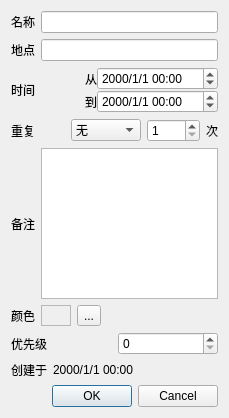
<?xml version="1.0" encoding="UTF-8"?>
<ui version="4.0">
 <class>EventSettingDialog</class>
 <widget class="QDialog" name="EventSettingDialog">
  <property name="geometry">
   <rect>
    <x>0</x>
    <y>0</y>
    <width>229</width>
    <height>418</height>
   </rect>
  </property>
  <property name="sizePolicy">
   <sizepolicy hsizetype="Fixed" vsizetype="Fixed">
    <horstretch>0</horstretch>
    <verstretch>0</verstretch>
   </sizepolicy>
  </property>
  <property name="windowTitle">
   <string>新建事件</string>
  </property>
  <property name="styleSheet">
   <string notr="true"/>
  </property>
  <layout class="QVBoxLayout" name="verticalLayout_2">
   <item>
    <layout class="QHBoxLayout" name="horizontalLayout">
     <item>
      <widget class="QLabel" name="label">
       <property name="text">
        <string>名称</string>
       </property>
      </widget>
     </item>
     <item>
      <widget class="QLineEdit" name="name"/>
     </item>
    </layout>
   </item>
   <item>
    <layout class="QHBoxLayout" name="horizontalLayout_2">
     <item>
      <widget class="QLabel" name="label_2">
       <property name="text">
        <string>地点</string>
       </property>
      </widget>
     </item>
     <item>
      <widget class="QLineEdit" name="address"/>
     </item>
    </layout>
   </item>
   <item>
    <layout class="QHBoxLayout" name="horizontalLayout_7">
     <item>
      <widget class="QLabel" name="label_3">
       <property name="text">
        <string>时间</string>
       </property>
      </widget>
     </item>
     <item>
      <layout class="QVBoxLayout" name="verticalLayout">
       <property name="spacing">
        <number>0</number>
       </property>
       <item>
        <layout class="QHBoxLayout" name="horizontalLayout_3">
         <item>
          <widget class="QLabel" name="label_7">
           <property name="text">
            <string>从</string>
           </property>
          </widget>
         </item>
         <item>
          <widget class="QDateTimeEdit" name="tBegin">
           <property name="displayFormat">
            <string>yyyy/M/d HH:mm</string>
           </property>
          </widget>
         </item>
        </layout>
       </item>
       <item>
        <layout class="QHBoxLayout" name="horizontalLayout_6">
         <item>
          <widget class="QLabel" name="label_8">
           <property name="text">
            <string>到</string>
           </property>
          </widget>
         </item>
         <item>
          <widget class="QDateTimeEdit" name="tEnd">
           <property name="displayFormat">
            <string>yyyy/M/d HH:mm</string>
           </property>
          </widget>
         </item>
        </layout>
       </item>
      </layout>
     </item>
    </layout>
   </item>
   <item>
    <layout class="QHBoxLayout" name="horizontalLayout_5">
     <item>
      <widget class="QLabel" name="label_5">
       <property name="text">
        <string>重复</string>
       </property>
      </widget>
     </item>
     <item>
      <widget class="QComboBox" name="repeatType">
       <property name="sizePolicy">
        <sizepolicy hsizetype="Minimum" vsizetype="Fixed">
         <horstretch>0</horstretch>
         <verstretch>0</verstretch>
        </sizepolicy>
       </property>
       <property name="minimumSize">
        <size>
         <width>70</width>
         <height>0</height>
        </size>
       </property>
       <item>
        <property name="text">
         <string>无</string>
        </property>
       </item>
       <item>
        <property name="text">
         <string>每天</string>
        </property>
       </item>
       <item>
        <property name="text">
         <string>每周</string>
        </property>
       </item>
       <item>
        <property name="text">
         <string>每月</string>
        </property>
       </item>
       <item>
        <property name="text">
         <string>每年</string>
        </property>
       </item>
      </widget>
     </item>
     <item>
      <widget class="QSpinBox" name="repeatTimes">
       <property name="minimum">
        <number>1</number>
       </property>
      </widget>
     </item>
     <item>
      <widget class="QLabel" name="label_6">
       <property name="sizePolicy">
        <sizepolicy hsizetype="Fixed" vsizetype="Preferred">
         <horstretch>0</horstretch>
         <verstretch>0</verstretch>
        </sizepolicy>
       </property>
       <property name="text">
        <string>次</string>
       </property>
      </widget>
     </item>
    </layout>
   </item>
   <item>
    <layout class="QHBoxLayout" name="horizontalLayout_4">
     <item>
      <widget class="QLabel" name="label_4">
       <property name="text">
        <string>备注</string>
       </property>
      </widget>
     </item>
     <item>
      <widget class="QTextEdit" name="note"/>
     </item>
    </layout>
   </item>
   <item>
    <layout class="QHBoxLayout" name="horizontalLayout_8">
     <item>
      <widget class="QLabel" name="label_9">
       <property name="text">
        <string>颜色</string>
       </property>
      </widget>
     </item>
     <item>
      <widget class="QFrame" name="colorShow">
       <property name="sizePolicy">
        <sizepolicy hsizetype="Minimum" vsizetype="Preferred">
         <horstretch>0</horstretch>
         <verstretch>0</verstretch>
        </sizepolicy>
       </property>
       <property name="minimumSize">
        <size>
         <width>30</width>
         <height>0</height>
        </size>
       </property>
       <property name="autoFillBackground">
        <bool>true</bool>
       </property>
       <property name="frameShape">
        <enum>QFrame::StyledPanel</enum>
       </property>
       <property name="frameShadow">
        <enum>QFrame::Raised</enum>
       </property>
      </widget>
     </item>
     <item>
      <widget class="QToolButton" name="colorButton">
       <property name="text">
        <string>...</string>
       </property>
      </widget>
     </item>
     <item>
      <spacer name="horizontalSpacer">
       <property name="orientation">
        <enum>Qt::Horizontal</enum>
       </property>
       <property name="sizeHint" stdset="0">
        <size>
         <width>40</width>
         <height>20</height>
        </size>
       </property>
      </spacer>
     </item>
    </layout>
   </item>
   <item>
    <layout class="QHBoxLayout" name="horizontalLayout_9">
     <item>
      <widget class="QLabel" name="label_10">
       <property name="text">
        <string>优先级</string>
       </property>
      </widget>
     </item>
     <item>
      <widget class="QSpinBox" name="priority">
       <property name="maximum">
        <number>3</number>
       </property>
      </widget>
     </item>
    </layout>
   </item>
   <item>
    <layout class="QHBoxLayout" name="horizontalLayout_10">
     <item>
      <widget class="QLabel" name="label_11">
       <property name="text">
        <string>创建于</string>
       </property>
      </widget>
     </item>
     <item>
      <widget class="QLabel" name="createTime">
       <property name="sizePolicy">
        <sizepolicy hsizetype="Expanding" vsizetype="Preferred">
         <horstretch>0</horstretch>
         <verstretch>0</verstretch>
        </sizepolicy>
       </property>
       <property name="text">
        <string>2000/1/1 00:00</string>
       </property>
      </widget>
     </item>
    </layout>
   </item>
   <item>
    <widget class="QDialogButtonBox" name="buttonBox">
     <property name="orientation">
      <enum>Qt::Horizontal</enum>
     </property>
     <property name="standardButtons">
      <set>QDialogButtonBox::Cancel|QDialogButtonBox::Ok</set>
     </property>
    </widget>
   </item>
  </layout>
 </widget>
 <resources/>
 <connections>
  <connection>
   <sender>buttonBox</sender>
   <signal>accepted()</signal>
   <receiver>EventSettingDialog</receiver>
   <slot>accept()</slot>
   <hints>
    <hint type="sourcelabel">
     <x>248</x>
     <y>254</y>
    </hint>
    <hint type="destinationlabel">
     <x>157</x>
     <y>274</y>
    </hint>
   </hints>
  </connection>
  <connection>
   <sender>buttonBox</sender>
   <signal>rejected()</signal>
   <receiver>EventSettingDialog</receiver>
   <slot>reject()</slot>
   <hints>
    <hint type="sourcelabel">
     <x>316</x>
     <y>260</y>
    </hint>
    <hint type="destinationlabel">
     <x>286</x>
     <y>274</y>
    </hint>
   </hints>
  </connection>
 </connections>
</ui>
